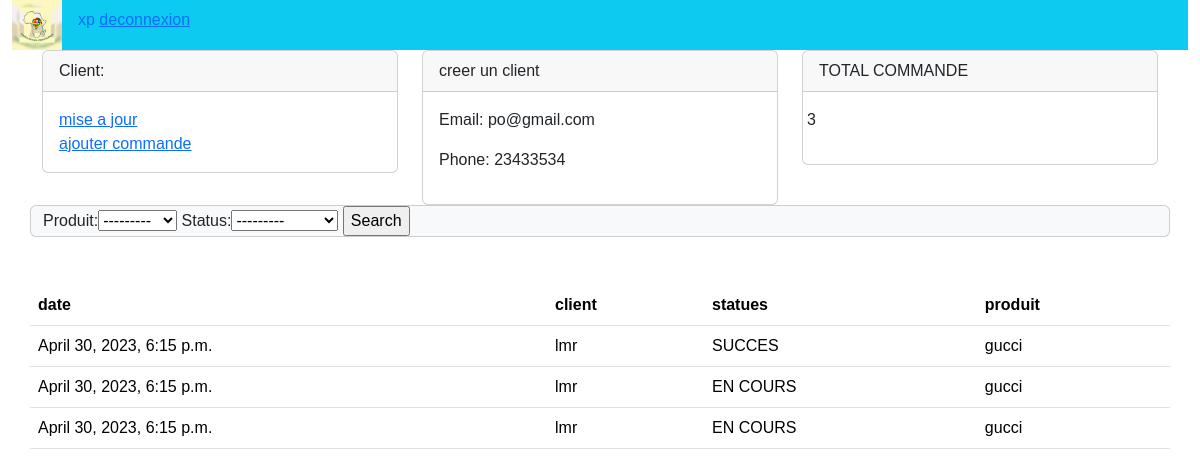
Page /client/2/ (signed in) on the committed database.
### accounts/models.py (models this page shows, shortened)
class Client(models.Model):
    user = models.OneToOneField(User, null=True, on_delete=models.CASCADE)
    nom = models.CharField(max_length=200, null=True)
    phone = models.CharField(max_length=200, null=True)
    photo_profil = models.ImageField(null=True, blank=True)
    email = models.EmailField(max_length=254, null=True)
    date = models.DateTimeField(auto_now_add=True, null=True)
    def __str__(self):
        return self.nom

class Commande(models.Model):
    STATUS = (("ECHEC", "ECHEC"), ("EN COURS", "EN COURS"), ("SUCCES", "SUCCES"))
    client = models.ForeignKey(Client, null=True, on_delete=models.SET_NULL)
    produit = models.ForeignKey(Produit, null=True, on_delete=models.SET_NULL)
    date = models.DateTimeField(auto_now_add=True, null=True)
    status = models.CharField(max_length=200, null=True, choices=STATUS)

class Produit(models.Model):
    CATEGORIES = (
        ("vetements", "vetements"),
        ("chaussures", "chaussures"),
        ("tshirt", "tshirt"),
    )
    nom = models.CharField(max_length=200, null=True)
    prix = models.FloatField(null=True)
    category = models.CharField(max_length=200, null=True, choices=CATEGORIES)
    description = models.TextField(null=True, blank=True)
    date = models.DateTimeField(auto_now_add=True, null=True)
    tags = models.ManyToManyField(Tag)
    def __str__(self):
        return self.nom

### accounts/views.py (the view)
# urls.py: path("client/<str:pk_test>/", views.client, name="client"),
@login_required(login_url="loginpage")
def client(request, pk_test):
    client = Client.objects.get(id=pk_test)
    commandes = client.commande_set.all()
    totalcommande = commandes.count()
    myfilter = CommandeFilter(request.GET, queryset=commandes)
    commandes = myfilter.qs
    context = {
        "client": client,
        "commandes": commandes,
        "totalcommande": totalcommande,
        "myfilter": myfilter,
    }
    return render(request, "accounts/client.html", context)

### accounts/templates/accounts/client.html (shortened to what this page needs)
{% extends 'accounts/main.html' %}
{% block content %}
<div class="container">
    <div class="row">
        <div class="col">
            <div class="card">
                <div class="card-header">
                    Client:
                </div>
                <div class="card-body">
                    <div class="row">
                        <a href=""> mise a jour </a>
                    </div>
                    <div class="row">
                        <a href="{% url 'create_commande' client.id %}"> ajouter commande </a>
                    </div>
                </div>
            </div>
        </div>
        <div class="col">
            <div class="card">
                <div class="card-header">
                    creer un client
                </div>
                <div class="card-body">
                    <div class="row">
                        <ul>Email: {{ client.email }}</ul>
                    </div>
                    <div class="row">
                        <ul>Phone: {{ client.phone }}</ul>
                    </div>
                </div>
            </div>
        </div>
        <div class="col">
            <div class="card">
                <div class="card-header">
                    TOTAL COMMANDE
                </div>
                <div class="card-body">
                    <div class="row">
                        {{ totalcommande }}
                    </div>
                </div>
            </div>
        </div>
    </div>
    <div class="row">
        <div class="card bg-light">
            <form method="get">
                {{myfilter.form}}
                <input type="submit" value="Search">
            </form>
        </div>
    </div>
    <div class="row mt-5">
        <table class="table">
            <tr class="bg-info">
                <th>date</th>
                <th>client</th>
                <th>statues</th>
                <th>produit</th>
            </tr>
        {% for c in commandes %}
            <tr>
                <td>{{c.date}}</td>
                <td>{{c.client}}</td>
                <td>{{c.status}}</td>
                <td>{{c.produit}}</td>
            </tr>
            {% endfor %}
        </table>
    </div>
</div>
{% endblock %}

### accounts/templates/accounts/main.html (shortened to what this page needs)
{% load static %}
<!DOCTYPE html>
<html lang="en">
<head>
    <link rel="stylesheet" href="{% static '/css/main.css' %}">
</head>
<body>
    {% include 'accounts/entete.html' %}
    {% block content %}
    {% endblock %}
</body>
</html>

### accounts/templates/accounts/entete.html (shortened to what this page needs)
{% load bootstrap5 %}
{% bootstrap_css %}
{% load static %}
<div class="container-fluid">
    <ul class="nav bg-info">
        <li class="nav-item">
            <img src="{% static 'images/iai.jpg' %}" width="50" height="50" alt="">
        </li>
        <span class="nav-link ml-3">{{request.user}}
            <a href="{% url 'deconnexion' %}"> deconnexion</a>
        </span>
        <div class="col-md-9">
        </div>
    </ul>
</div>

### accounts/static/css/main.css (style rules this page uses)
div { font-weight: 200; font-family: 'Franklin Gothic Medium', 'Arial Narrow', Arial, sans-serif; }

### rows in the picture
Client: email "po@gmail.com", phone "23433534"
Commande: date "April 30, 2023, 6:15 p.m.", client "lmr", status "SUCCES", produit "gucci"
Commande: date "April 30, 2023, 6:15 p.m.", client "lmr", status "EN COURS", produit "gucci"
Commande: date "April 30, 2023, 6:15 p.m.", client "lmr", status "EN COURS", produit "gucci"

### other values in the picture
{{ request.user }} "xp"
{{ totalcommande }} "3"
